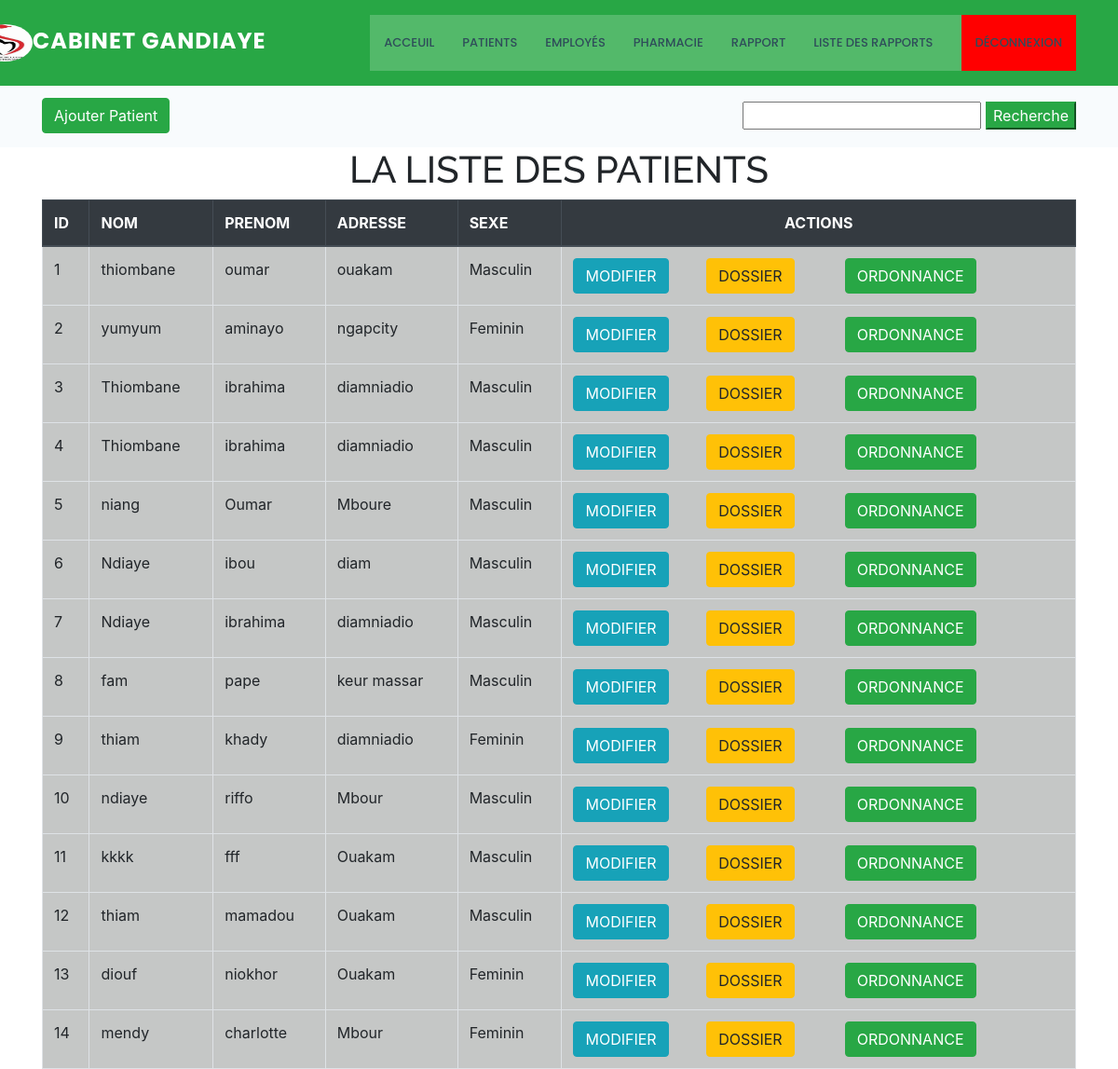
The page /veryrec.php (signed in) on the database its author committed.
### tables this page shows
CREATE TABLE IF NOT EXISTS `patient` (
  `matriculep` int NOT NULL AUTO_INCREMENT,
  `prenom` varchar(100) NOT NULL,
  `nom` varchar(100) NOT NULL,
  `adresse` varchar(200) NOT NULL,
  `numtel` varchar(15) NOT NULL,
  `age` varchar(15) NOT NULL,
  `sexep` varchar(50) NOT NULL,
  PRIMARY KEY (`matriculep`)
);

### veryrec.php (the view, shortened to what this page needs)
<!DOCTYPE html>
<html lang="en">
<?php include 'nav.php'; ?>
    <section class="breadcrumbs">
      <div class="container">
        <div class="d-flex justify-content-between align-items-center">
          <ol>
            <li><a class='btn btn-success float-start' href="colorlib-regform-19/ajouterpatient.php">Ajouter Patient</a>
            </li>
          </ol>
         <?php echo "<form class='form-signin' action='veryrec.php' method='POST'>
<input type='text' name='requete' class='form-header'>
<input type='submit' value='Recherche' class='btn-success'>
</form>";
 ?>
        </div>
      </div>
    </section>
    <!DOCTYPE html>
<html>
<head>
  <link rel="stylesheet" type="text/css" href="https://stackpath.bootstrapcdn.com/bootstrap/4.3.1/css/bootstrap.min.css">
  <link rel="stylesheet" type="text/css" href="https://code.jquery.com/jquery-3.3.1.slim.min.js">
  <link rel="stylesheet" type="text/css" href="https://cdnjs.cloudflare.com/ajax/libs/popper.js/1.14.7/umd/popper.min.js">
  <link rel="stylesheet" type="text/css" href="https://cdnjs.cloudflare.com/ajax/libs/popper.js/1.14.7/umd/popper.min.js">
</head>
<body>
  <div class="container">
      <h1>LA LISTE DES PATIENTS</h1>
      <table class="table table-bordered" style="width: 100%; margin:0 auto;">
        <thead class="thead-dark">
          <tr  style="width: 100px;">
            <th >ID</th>
            <th >NOM</th>
            <th >PRENOM</th>
            <th >ADRESSE</th>
            <th >SEXE</th>
            <th style="text-align: center;">ACTIONS</th>
          </tr>
        </thead>
         <tbody style="background-color: rgb(197,199,198); width: 100px;" >
  <?php
  include('connexion-db.php');
     $req = "SELECT * FROM patient WHERE nom LIKE ? " ;
     $parm = "%";
     $param_term = $parm . $_REQUEST["requete"] . "%";
         if($stmt = mysqli_prepare($conn, $req)){
         mysqli_stmt_bind_param($stmt, "s", $param_term);
         if(mysqli_stmt_execute($stmt)){
          $result = mysqli_stmt_get_result($stmt);
        if(mysqli_num_rows($result) > 0){
            while($row = mysqli_fetch_array($result, MYSQLI_ASSOC)){
           echo "<tr><td>".$row["matriculep"]."</td><td>".$row["nom"]."</td><td>".$row["prenom"]."</td><td>".$row["adresse"]."</td><td>".$row["sexep"]."</td><td><a class='btn btn-info float-center'; href='colorlib-regform-19/modifierpat.php?matriculep=".$row["matriculep"]."''>MODIFIER</a>&nbsp&nbsp&nbsp&nbsp&nbsp&nbsp&nbsp&nbsp&nbsp<a class='btn btn-warning float-center' href='colorlib-regform-19/dossierpat.php?matriculep=".$row["matriculep"]."''>DOSSIER</a>&nbsp; &nbsp;&nbsp&nbsp&nbsp&nbsp&nbsp&nbsp&nbsp&nbsp&nbsp<a class='btn btn-success float-center' href='colorlib-regform-19/ordonnance.php?matriculep=".$row["matriculep"]."''>ORDONNANCE</a></td></tr></tr>";
    }
    }
    }
    echo "</table>";
  } else {
    echo '<p class="align-middle">La liste des patients est vide</p>';
  }
  echo '</div></div></div>';
  ?>
</body>
</html>

### assets/css/style.css (style rules this page uses)
body { font-family: "Open Sans", sans-serif; color: #444444; }
a { color: #67b0d1; }
h1, h2, h3, h4, h5, h6 { font-family: "Raleway", sans-serif; }
section { padding: 60px 0; }
.breadcrumbs { padding: 15px 0; background-color: #f8fbfd; min-height: 40px; }
.breadcrumbs ol { display: flex; flex-wrap: wrap; list-style: none; padding: 0; margin: 0; font-size: 14px; }

### veryrec.php (style rules this page uses)
h1 { text-align: center; }

### rows shown on the page
patient: matriculep "1", nom "thiombane", prenom "oumar", adresse "ouakam", sexep "Masculin"
patient: matriculep "2", nom "yumyum", prenom "aminayo", adresse "ngapcity", sexep "Feminin"
patient: matriculep "3", nom "Thiombane", prenom "ibrahima", adresse "diamniadio", sexep "Masculin"
patient: matriculep "4", nom "Thiombane", prenom "ibrahima", adresse "diamniadio", sexep "Masculin"
patient: matriculep "5", nom "niang", prenom "Oumar", adresse "Mboure", sexep "Masculin"
patient: matriculep "6", nom "Ndiaye", prenom "ibou", adresse "diam", sexep "Masculin"
patient: matriculep "7", nom "Ndiaye", prenom "ibrahima", adresse "diamniadio", sexep "Masculin"
patient: matriculep "8", nom "fam", prenom "pape", adresse "keur massar", sexep "Masculin"
patient: matriculep "9", nom "thiam", prenom "khady", adresse "diamniadio", sexep "Feminin"
patient: matriculep "10", nom "ndiaye", prenom "riffo", adresse "Mbour", sexep "Masculin"
patient: matriculep "11", nom "kkkk", prenom "fff", adresse "Ouakam", sexep "Masculin"
patient: matriculep "12", nom "thiam", prenom "mamadou", adresse "Ouakam", sexep "Masculin"
patient: matriculep "13", nom "diouf", prenom "niokhor", adresse "Ouakam", sexep "Feminin"
patient: matriculep "14", nom "mendy", prenom "charlotte", adresse "Mbour", sexep "Feminin"
